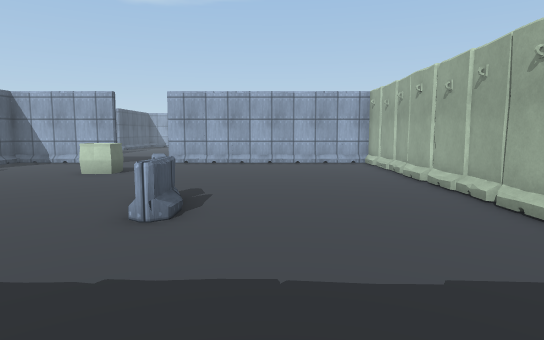
view 1 (above)

23 first-person views from a walk through a Unity game level. The camera is 1.4 m above the floor, tilts 6° down and sees 75° across. The floor is counted in squares, 1 m on a side. Each view is taken from the middle of a square. On the plan, view 1 faces up. The plan holds only what a view shows up to about 15 squares ahead; the rest is blank. The place goes on beyond the plan. The player character is not drawn. Some surface patterns are stand-ins.

view 2
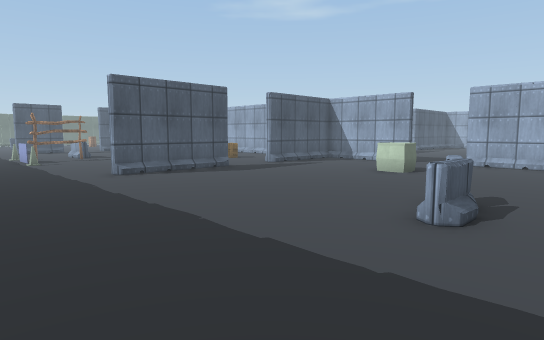

view 3
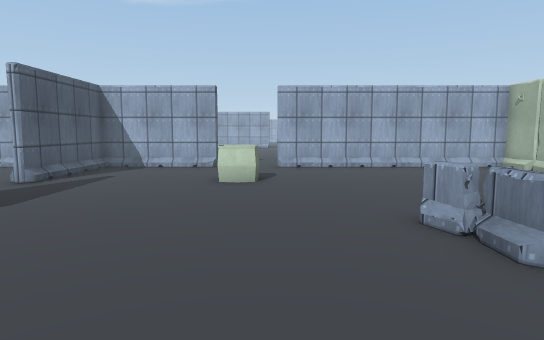

view 4
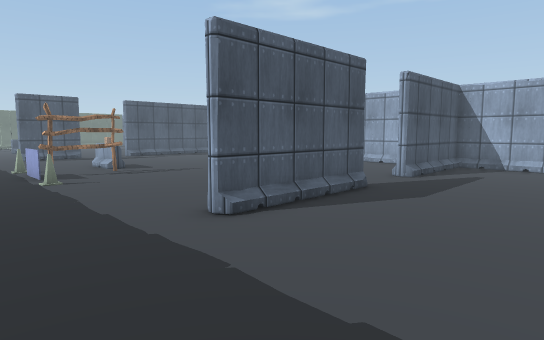

view 5
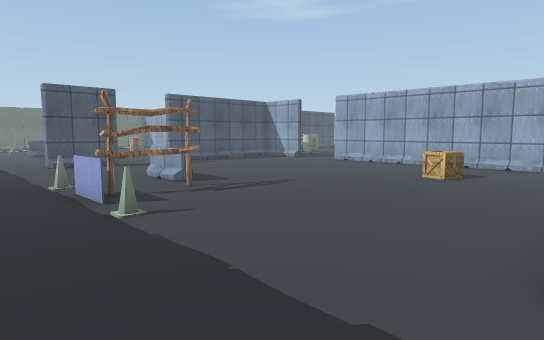

view 6
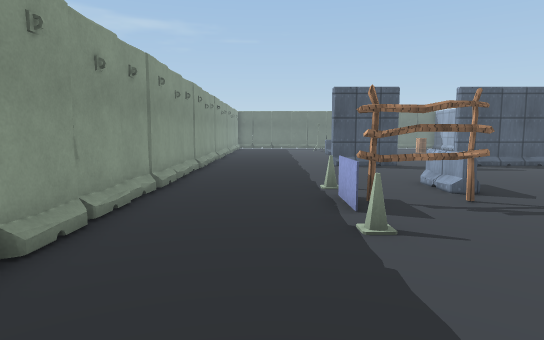

view 7
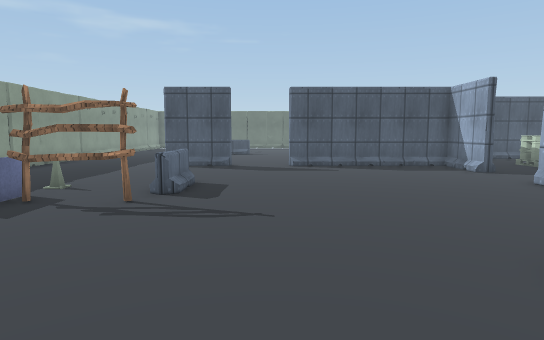

view 8
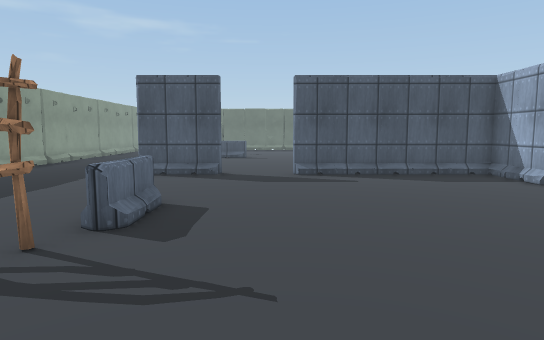

view 9
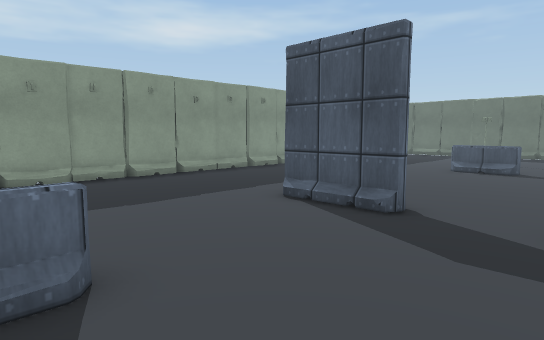

view 10
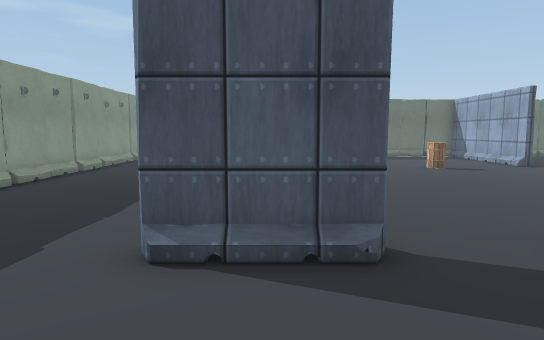

view 11
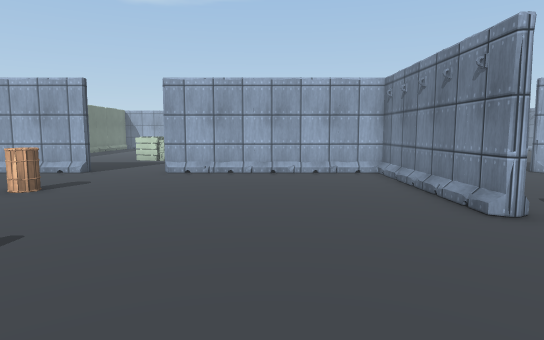

view 12
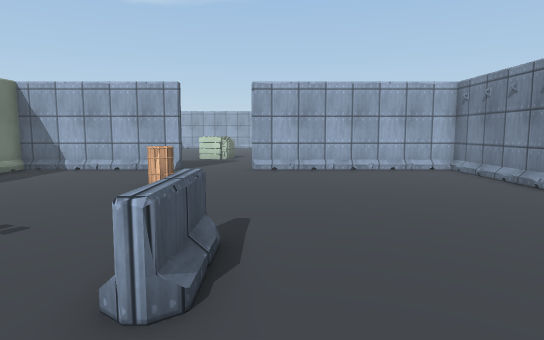

view 13
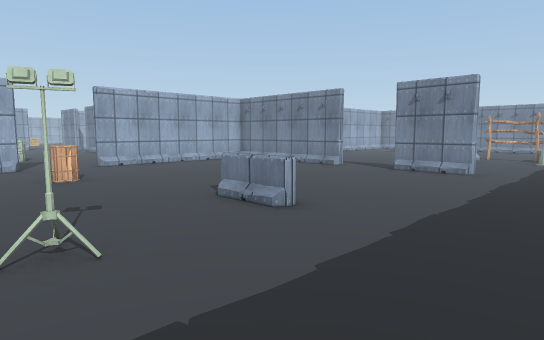

view 14
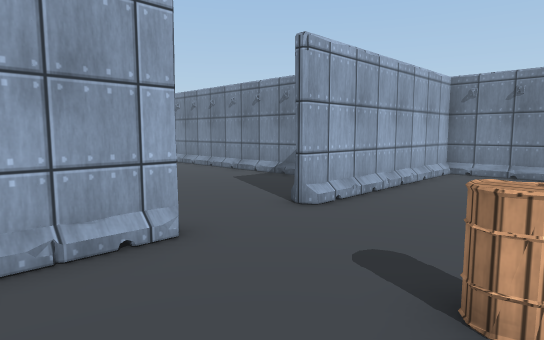

view 15
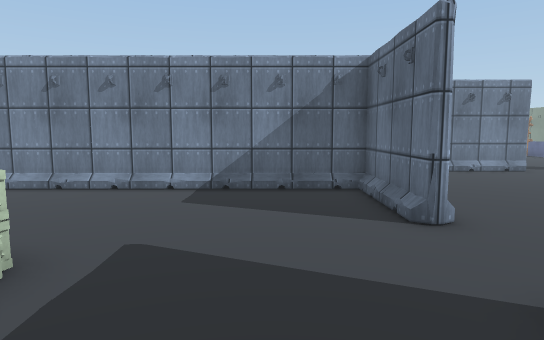

view 16
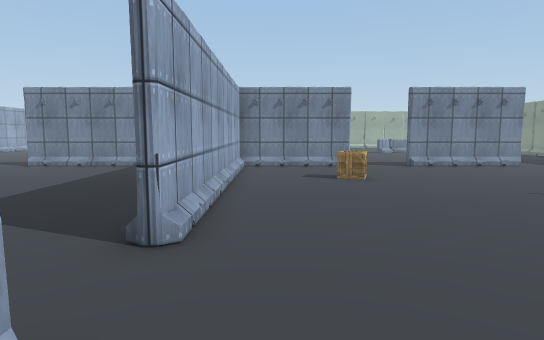

view 17
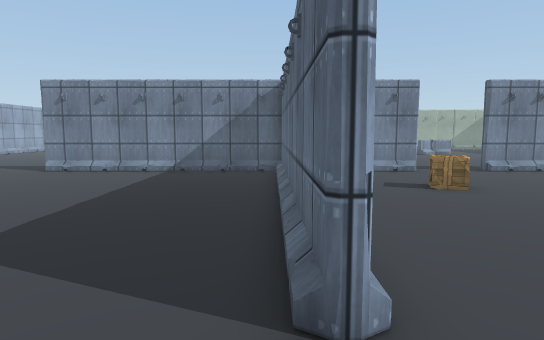

view 18
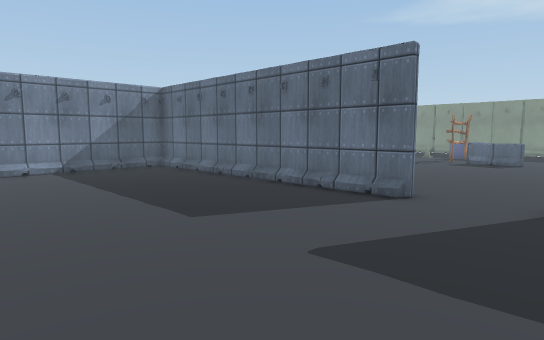

view 19
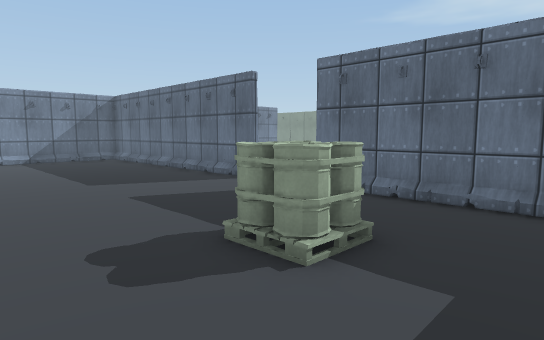

view 20
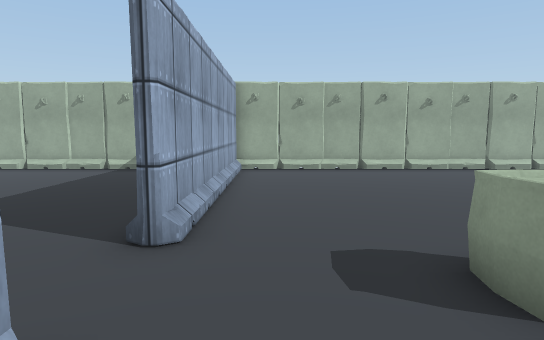

view 21
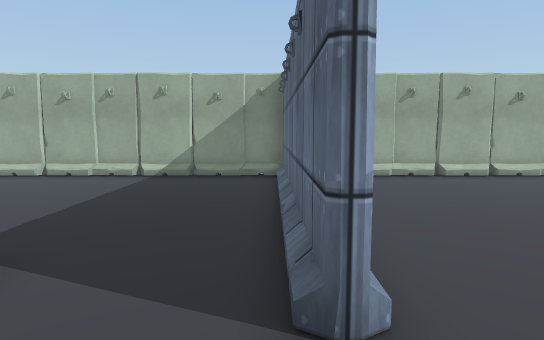

view 22
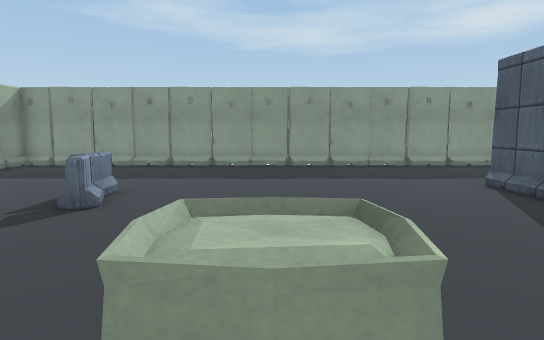

view 23
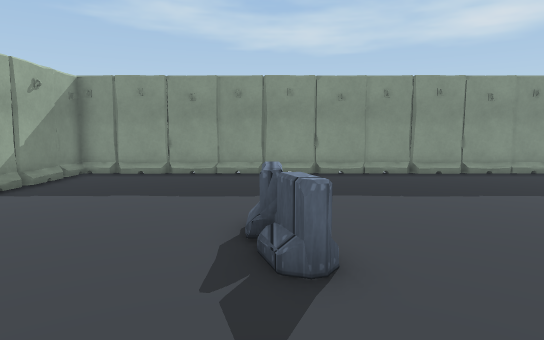

### Floor plan
Key: @ floor where view 1 was taken; # wall or solid block; . floor; ^ raised ledge; O other object.
Columns run from 41 left of view 1 to 5 right of it. Each row starts with its distance up from view 1.
 24       ...O.  ...  ..     ....O             ...O
 23    OO....O  .................O           .....#
 22   OO.....# ..................O          ......O
 21   .......O...O...............O         .......#
 20   .......O...O...............O       ^........#
 19 . .......O ..................O      ..........#
 18   .......# ..................#     ...........O
 17   O...O.#O #O.#O...O.#O#.OO.#O   O...O.#OO#.###
 16  #O...OO##O#OO#O...OO#OOO#OO#OOO#O...OO##OOO#O#
 15 .............#...............O................#
 14 .............O...............O................#
 13 ...O.........O...........O...#.....^..........O
 12 ...O.........O...........O...O.....^..........#
 11 .............#................................#
 10 .............O................................#
  9  ............................O................#
  8  ............................#................O
  7  ....O.......O.....O.........O.........O......#
  6  O...O.......#....OOOO.......O.........O......#
  5 .............O.......O.......O................#
  4 .....................O........................
  3  ..................O.O.O......................
  2   ............................................#
  1 .  ...........................................#
  0   .......................................@....O
 -1   #O####O####O####OO###O####O####O####O####OO#O

Positions as (right, up) in squares from view 1, and headings:
1: (0, 0), facing up
2: (0, 0), facing up-left
3: (-5, 2), facing up
4: (-7, 1), facing up-left
5: (-12, 1), facing up-left
6: (-13, 2), facing left
7: (-13, 9), facing left
8: (-16, 9), facing left
9: (-22, 10), facing down-left
10: (-24, 6), facing left
11: (-32, 4), facing up
12: (-35, 3), facing up
13: (-41, 1), facing up-right
14: (-41, 12), facing up-right
15: (-41, 19), facing right
16: (-27, 15), facing right
17: (-25, 17), facing right
18: (-26, 24), facing down-right
19: (-31, 24), facing down-right
20: (-9, 15), facing right
21: (-7, 17), facing right
22: (-6, 14), facing down
23: (-2, 11), facing down
